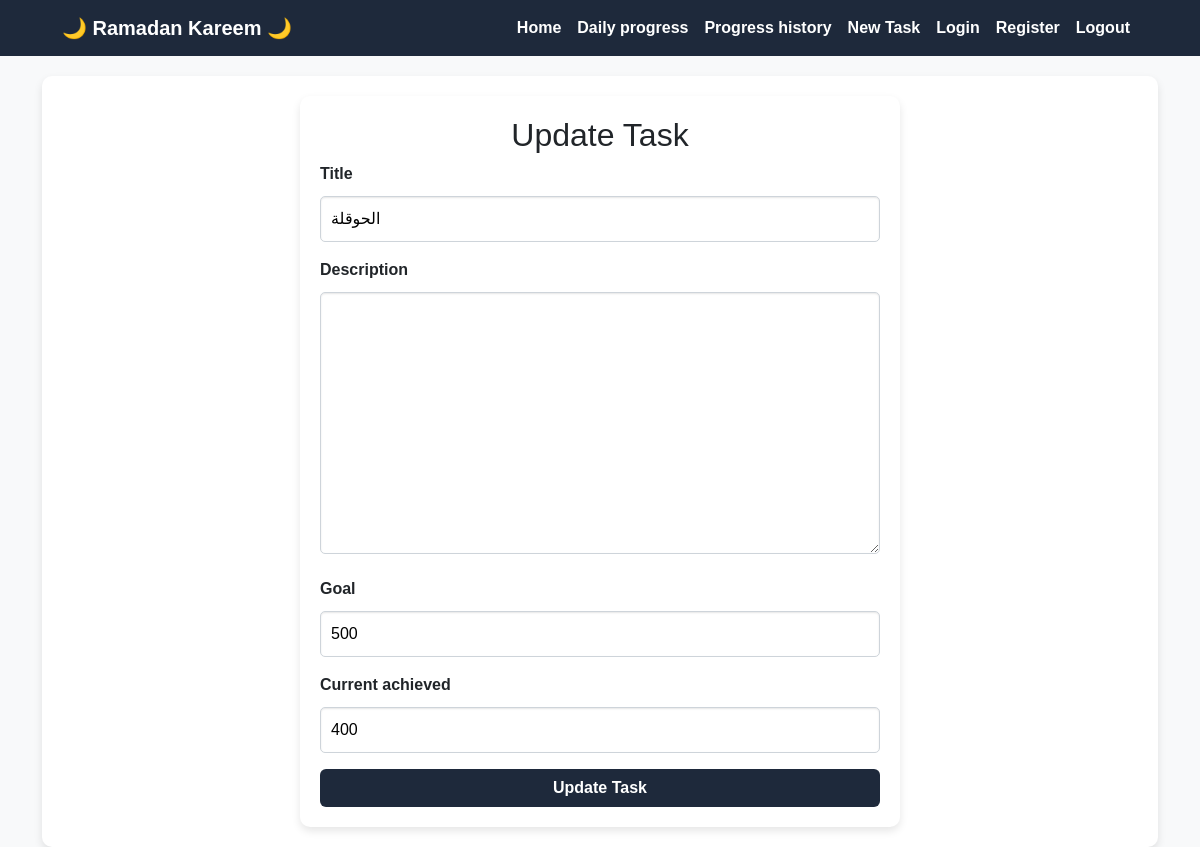
The page /update_task/27/ (signed in) on the database as committed earlier.
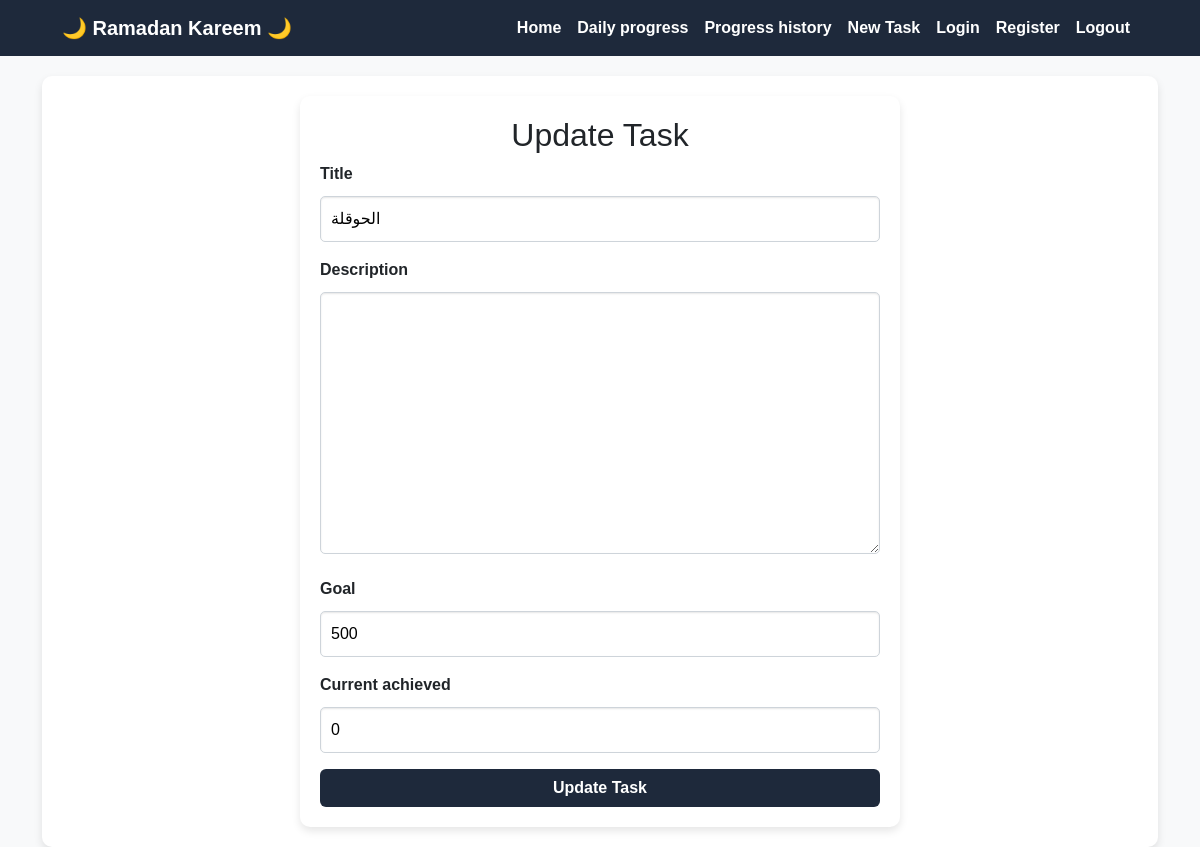
The same page on the database as committed later.
### tasks/models.py (models this page shows, shortened)
class Task(models.Model):
    user = models.ForeignKey(
        'auth.User',
        on_delete=models.CASCADE,
    )
    title = models.CharField(
        max_length=100,
    )
    goal = models.IntegerField(
        default=1,
        validators=[MinValueValidator(1)]
    )
    created_at = models.DateTimeField(
        auto_now_add=True,
    )
    description = models.TextField(
        blank=True,
        null=True,
    )
    current_achieved = models.IntegerField(
        default=0,
        validators=[MinValueValidator(0)]
    )
    progress = models.IntegerField(
        default = 0,
    )
    class Meta:
        ordering = ['-created_at']

### tasks/views.py (the view)
# urls.py: path('update_task/<int:task_id>/', update_task, name='update_task'),
@login_required
def update_task(request, task_id):
    task = get_object_or_404(Task, id=task_id, user=request.user)
    if request.method == 'POST':
        form = AddTaskForm(request.POST, instance=task)
        if form.is_valid():
            form.save()
            messages.success(request, 'Task updated successfully')
            return redirect('tasks')
    else:
        form = AddTaskForm(instance=task)
    context = {
        'form': form,
        'task': 1,
    }
    return render(request, 'add_task.html', context)

### tasks/forms.py
class AddTaskForm(forms.ModelForm):
    class Meta:
        model = Task
        fields = ['title', 'description',  'goal','current_achieved']

### templates/add_task.html (shortened to what this page needs)
{% extends 'base.html' %}
{% block content %}
    <div class="form-container">
        <h2 class="text-center">
            {% if task %}
                Update Task
            {% else %}
                Add a New Task
            {% endif %}
        </h2>
        <form method="post">
                {% for field in form %}
                    <div class="mb-3">
                        <label class="form-label" for="{{ field.id_for_label }}">{{ field.label }}</label>
                        {{ field }}
                    </div>
                {% endfor %}
            <button type="submit" class="btn btn-submit">
                {% if task %}
                    Update Task
                {% else %}
                    Save Task
                {% endif %}
            </button>
        </form>
    </div>
{% endblock %}

Rows that differ between the two databases and show on the page:
changed Task "الحوقلة": current_achieved "400" → "0"
